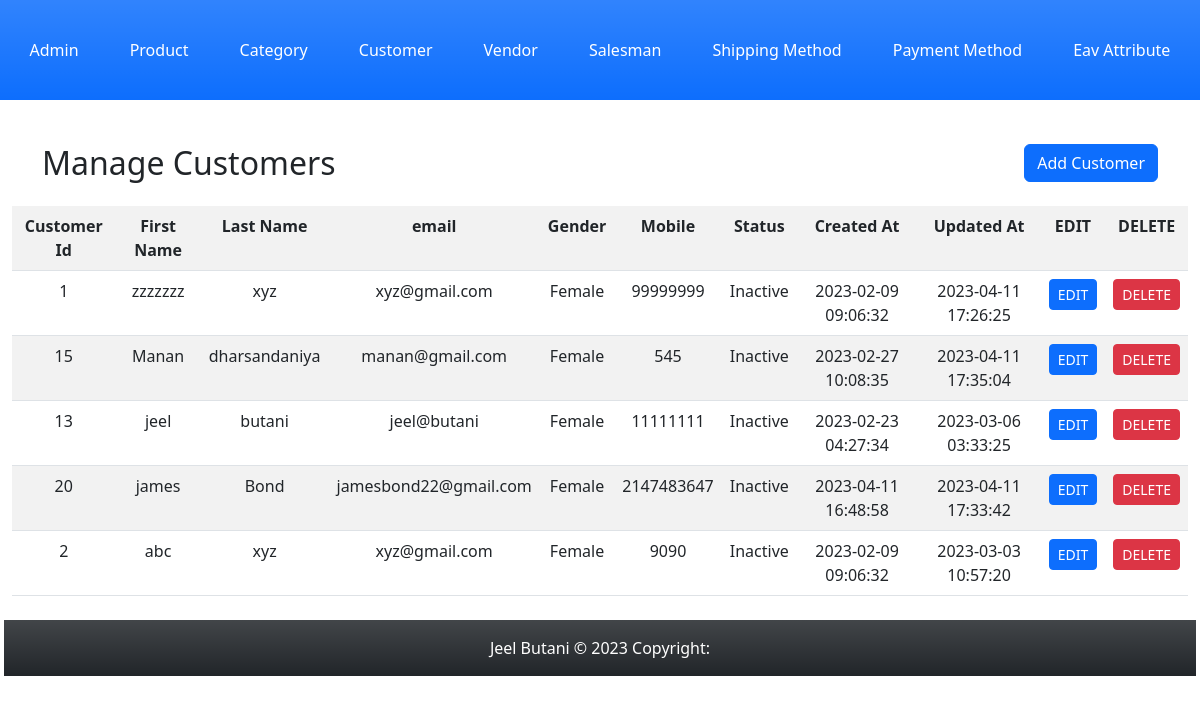
/index.php?c=customer&a=grid, run on the app's committed database.
### tables this page shows
CREATE TABLE `customer` (
  `customer_id` int(11) NOT NULL,
  `shippinig_address_id` int(11) DEFAULT NULL,
  `billing_address_id` int(11) DEFAULT NULL,
  `first_name` varchar(255) NOT NULL,
  `last_name` varchar(255) NOT NULL,
  `email` varchar(255) NOT NULL,
  `gender` enum('male','female') NOT NULL DEFAULT 'male',
  `mobile` int(11) NOT NULL,
  `status` enum('active','inactive') NOT NULL DEFAULT 'active',
  `created_at` datetime NOT NULL,
  `updated_at` datetime DEFAULT NULL
);

### Block/Core/Template.php (called while the page is built, shortened)
<?php
class Block_Core_Template extends Model_Core_View
{
	protected $children =  [];
	public function getChildren()
	{
		return $this->children;
	}
	public function addChild($key, $value)
	{
		$this->children[$key] = $value;
		return $this;
	}
}
?>

### Model/Core/View.php (called while the page is built, shortened)
<?php
class Model_Core_View
{
	protected $template = null;
	public function setTemplate($template)
	{
		$this->template = $template;
		return $this;
	}
	public function getTemplate()
	{
		return $this->template;
	}
	public function render()
	{
		require 'View' . DS . $this->getTemplate();
	}
	public function getUrl($action = null, $controller = null, $params = [], $resetParam = false)
	{
		return Ccc::getModel('Core_Url')->getUrl($action, $controller, $params, $resetParam);
	}
}
?>

### Controller/Customer.php (called while the page is built, shortened)
<?php
class Controller_Customer extends Controller_Core_Action
{
	public function gridAction()
	{
		try {
			$layout = $this->getLayout();
			$layout->addContent('grid', $layout->createBlock('Customer_Grid'));
			$layout->render();
		} catch (Exception $e) {
		}
	}
}
?>

### Controller/Core/Front.php (called while the page is built, shortened)
<?php
class Controller_Core_Front
{
	public function init()
	{
		$request = Ccc::getModel('Core_Request');
		$controller = new $controllerClassName();
		$actionName = $request->getActionName().'Action';
		$controller->$actionName();
	}
}
?>

### Index.php (called while the page is built, shortened)
<?php
spl_autoload_register(function ($className) {
    $classPath = str_replace('_', '/', $className);
});
class Ccc
{
	public static function init()
	{
		$front = new Controller_Core_Front();
		$front->init();
	}
	public static function getModel($className)
	{
		return new $className();
	}
}
Ccc::init();
?>

### Model/Core/Url.php (called while the page is built, shortened)
<?php
class Model_Core_Url
{
	public function getUrl($action = null, $controller = null, $params = [], $resetParam = false)
	{
		$request = Ccc::getModel('Core_Request');
		$final = $request->getParams();
		if ($resetParam) {
			$final = [];
		}
		if ($controller) {
			$final['c'] = $controller;
		}
		else {
			$final['c'] = $request->getControllerName();
		}
		if ($action) {
			$final['a'] = $action;
		}
		else {
			$final['a'] = $request->getActionName();
		}
		if ($params) {
			$final = array_merge($final, $params);
		}
		$queryString = http_build_query($final);
		$url = $_SERVER['REQUEST_SCHEME'] . "://" . $_SERVER['HTTP_HOST'] . $_SERVER['SCRIPT_NAME'] . "?" . $queryString;
		return $url;
	}
}
?>

### Model/Core/Request.php (called while the page is built, shortened)
<?php
class Model_Core_Request
{
	public function getParams($key=null, $value=null)
	{
		if ($key == null) {
			return $_GET;
		}
		if (array_key_exists($key, $_GET)) {
			return $_GET[$key];
		}
		return $value;
	}
	public function getControllerName()
	{
		return $this->getParams('c', 'admin');
	}
}
?>

### Model/Core/Table.php (called while the page is built, shortened)
<?php
class Model_Core_Table
{
	protected $data = [];
	protected $resource = null;
	public function setResourceClass($resourceClass)
	{
		return $this;
	}
	public function setResource($resource)
	{
		$this->resource = $resource;
		return $this;
	}
	public function getResource()
	{
		if ($this->resource) {
			return $this->resource;
		}
		$resource = new $this->resourceClass();
		return $resource;
	}
	public function setCollectionClass($collectionClass)
	{
		return $this;
	}
	public function setCollection($collection)
	{
		return $this;
	}
	public function getCollection()
	{
		$collection = new $this->collectionClass();
		return $collection;
	}
	public function __get($key)
	{
		if (array_key_exists($key, $this->data)) {
			return $this->data[$key];
		}
		return null;
	}
	public function setData($data)
	{
		$this->data = array_merge($this->data, $data);
		return $this;
	}
	public function fetchAll($query)
	{
		$result = $this->getResource()->fetchAll($query);
		$collection = $this->getCollection()->setData($result);
		return $collection;
	}
}
?>

### Block/Customer/Grid.php (called while the page is built, shortened)
<?php
class Block_Customer_Grid extends Block_Core_Template
{
	public function getCustomers()
	{
		$query = "SELECT * FROM `customer` ORDER BY `first_name` DESC;";
		$customers =  Ccc::getModel('Customer')->fetchAll($query);
		return $customers->getData();
	}
}
?>

### Model/Core/Adapter.php (called while the page is built, shortened)
<?php
class Model_Core_Adapter
{
	public $config = [
		'host' => 'localhost',
		'username' => 'root',
		'password' => '',
		'dbname' => 'newmvc-jeel-butani'
	];
	public function connect(){
		$connect = mysqli_connect(
			$this->config['host'],
			$this->config['username'],
			$this->config['password'],
			$this->config['dbname']
		);
		return $connect;
	}
	public function fetchAll($query){
		$connect = $this->connect();
		$result = mysqli_query($connect, $query);
		if ($result->num_rows > 0) {
			return $result->fetch_all(MYSQLI_ASSOC);
		}
		return false;
	}
}
?>

### Model/Core/Table/Resource.php (called while the page is built, shortened)
<?php
class Model_Core_Table_Resource
{
	public function getAdapter()
	{
		$adapter = Ccc::getModel('Core_Adapter');
		return $adapter;
	}
	public function fetchAll($query)
	{
		return $this->getAdapter()->fetchAll($query);
	}
}
?>

### Model/Core/Table/Collection.php (called while the page is built, shortened)
<?php
class Model_Core_Table_Collection
{
	protected $data = [];
	public function setData($data)
	{
		$this->data = array_merge($this->data, $data);
		return $this;
	}
	public function getData()
	{
		return $this->data;
	}
}
?>

### Model/Customer.php (called while the page is built, shortened)
<?php
class Model_Customer extends Model_Core_Table
{
	public function getStatusOptions()
	{
		return [
			self::STATUS_ACTIVE => self::STATUS_ACTIVE_LBL,
			self::STATUS_INACTIVE => self::STATUS_INACTIVE_LBL
		];
	}
	public function getGenderOptions()
	{
		return [
			self::GENDER_MALE => self::GENDER_MALE_LBL,
			self::GENDER_FEMALE => self::GENDER_FEMALE_LBL
		];
	}
	public function getStatusText()
	{
		$statues = $this->getStatusOptions();
		return $statues[self::STATUS_DEFAULT];
	}
	public function getGenderText()
	{
		$genders = $this->getGenderOptions();
		return $genders[self::GENDER_DEFAULT];
	}
}
?>

### View/customer/grid.phtml (the view)
<?php
$customers = $this->getCustomers();
?>
<div class="container">
	<div class="row mb-3">
		<div class="col-md-6">
		<h2>Manage Customers</h2>
	</div>
			<div class="col-md-6 text-end">
		<a href="<?php echo $this->getUrl('add', null, [], true);?>"class="btn btn-primary">Add Customer</a>
	</div>
</div>
</div>
<table class="table table-striped table-hover text-center">
	<?php if (!$customers): ?>
	<tr>
		<td colspan="8" align="center"><b>No data found.</b></td>
	</tr>
	<?php else: ?>
	<tr class="bg-primary bg-gradient">
		<th>Customer Id</th>
		<th>First Name</th>
		<th>Last Name</th>
		<th>email</th>
		<th>Gender</th>
		<th>Mobile</th>
		<th>Status</th>
		<th>Created At</th>
		<th>Updated At</th>
		<th>EDIT</th>
		<th>DELETE</th>
	</tr>
	<?php foreach ($customers as $customer) : ?>
	<tr>
		<td><?php echo $customer->customer_id; ?></td>
		<td><?php echo $customer->first_name; ?></td>
		<td><?php echo $customer->last_name; ?></td>
		<td><?php echo $customer->email; ?></td>
		<td><?php echo $customer->getGenderText(); ?></td>
		<td><?php echo $customer->mobile; ?></td>
		<td><?php echo $customer->getStatusText(); ?></td>
		<td><?php echo $customer->created_at; ?></td>
		<td><?php echo $customer->updated_at; ?></td>
		<td><a href="<?php echo $this->getUrl('edit', null, ['id'=> $customer->customer_id]);?>"class="btn btn-sm btn-primary">EDIT</a></td>
		<td><a href="<?php echo $this->getUrl('delete', null, ['id'=> $customer->customer_id]);?>"class="btn btn-sm btn-danger">DELETE</a></td>
	</tr>
	<?php endforeach; ?>
	<?php endif; ?>
</table>

### View/html/content.phtml
<?php
$children = $this->getChildren();
foreach ($children as $child) {
	$child->render();
}
?>

### data on the page
customer: customer_id "1", first_name "zzzzzzz", last_name "xyz", email "xyz@gmail.com", GenderText "Female", mobile "99999999", StatusText "Inactive", created_at "2023-02-09 09:06:32", updated_at "2023-04-11 17:26:25"
customer: customer_id "15", first_name "Manan", last_name "dharsandaniya", email "manan@gmail.com", GenderText "Female", mobile "545", StatusText "Inactive", created_at "2023-02-27 10:08:35", updated_at "2023-04-11 17:35:04"
customer: customer_id "13", first_name "jeel", last_name "butani", email "jeel@butani", GenderText "Female", mobile "11111111", StatusText "Inactive", created_at "2023-02-23 04:27:34", updated_at "2023-03-06 03:33:25"
customer: customer_id "20", first_name "james", last_name "Bond", email "jamesbond22@gmail.com", GenderText "Female", mobile "2147483647", StatusText "Inactive", created_at "2023-04-11 16:48:58", updated_at "2023-04-11 17:33:42"
customer: customer_id "2", first_name "abc", last_name "xyz", email "xyz@gmail.com", GenderText "Female", mobile "9090", StatusText "Inactive", created_at "2023-02-09 09:06:32", updated_at "2023-03-03 10:57:20"
